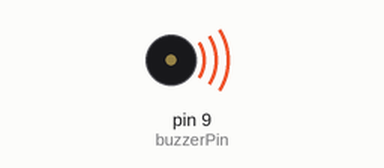
This sketch was run on a simulated Arduino Uno, built with avr-gcc and run on an emulated ATmega328P. On the bench: buzzer (waves = sounding).

Above: at 0.1 s.
At 2.52 s:
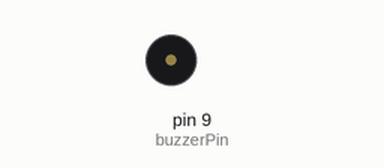
Timing chart, 0 to 3.0 s (numbered marks = the images above):
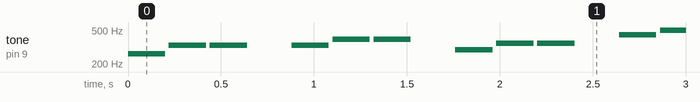

Measured:
- by itself, tone on pin 9 (buzzerPin): plays 262 Hz for 0.20 s, 330 Hz for 0.20 s, 330 Hz for 0.20 s, 330 Hz for 0.20 s, 392 Hz for 0.20 s, 392 Hz for 0.20 s … (444 notes in this stretch)

The sketch:

Ex_9_1.ino
```cpp
int buzzerPin=9;
int songLength=16;

char notes[] = "cee egg dff abb";
int beats[] = {1,1,1,1,1,1,1,1,1,1,1,1,1,1,1,1};
int tempo = 200;

void setup() {
  pinMode(buzzerPin, OUTPUT);
}

void loop() {
  int duration;

  for(int i = 0; i< songLength; i++){
    duration = beats[i] * tempo;
    if(notes[i] == ' '){
      delay(duration);
    }else{
      tone(buzzerPin, frequency(notes[i]), duration);
      delay(duration);
    }
    delay(tempo/10);
  }
}

int frequency(char note){
  int i;
  int notes = 8;
  char names[] = {'c','d','e','f','g','a','b','c'};
  int frequencies[] = {262, 294, 330 , 349, 392, 440, 494, 523};

  for(i = 0; i<notes; i++){
    if(names[i] == note){
      return frequencies[i];
    }
  }
  return 0;
}
```
